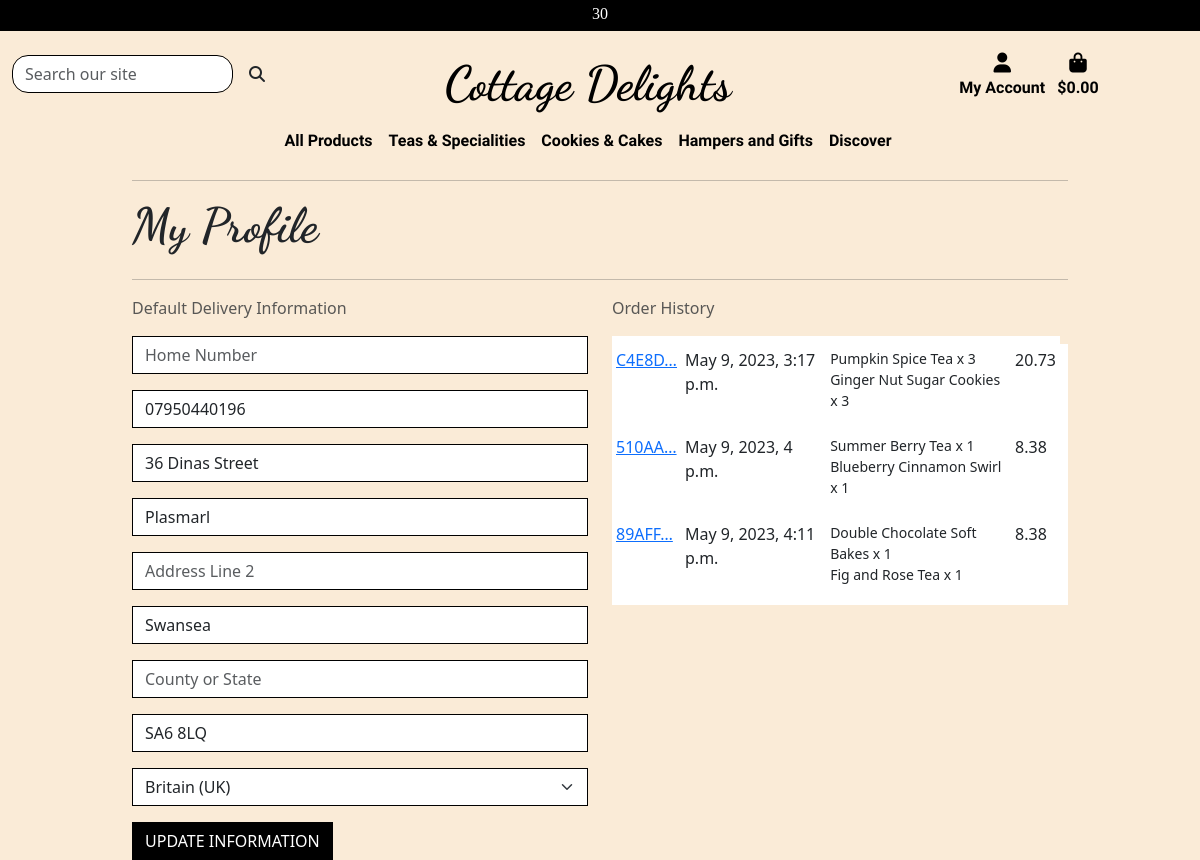
The page /userprofile/ (signed in) on the database as committed earlier.
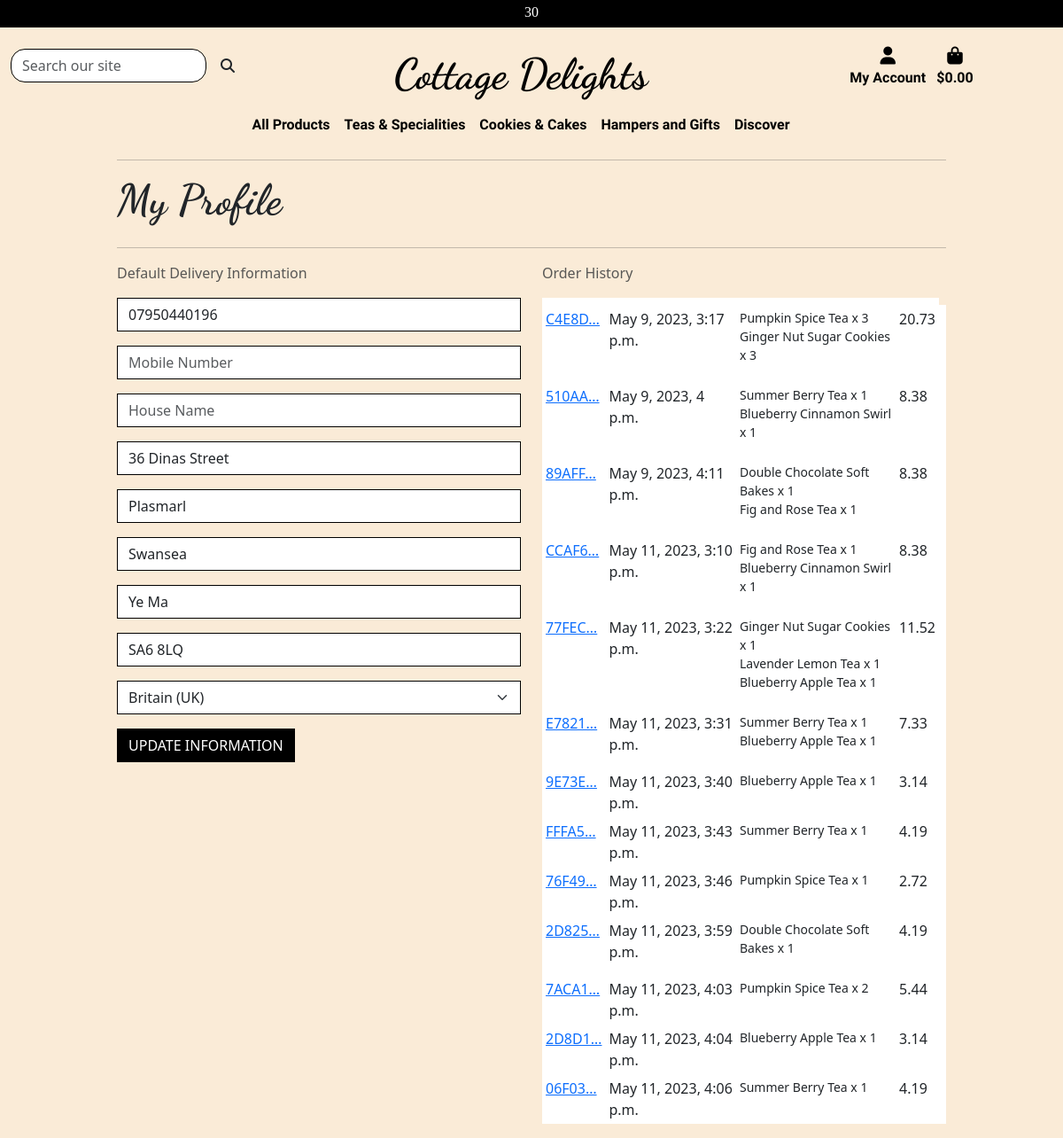
The same page on the database as committed later.
### userprofile/models.py (models this page shows, shortened)
class UserProfile(models.Model):
    user = models.OneToOneField(User, on_delete=models.CASCADE)
    default_home_number = models.CharField(
        max_length=20, null=True, blank=True)
    default_mobile_number = models.CharField(
        max_length=20, null=True, blank=True)
    default_house_name = models.CharField(max_length=20, null=True, blank=True)
    default_address_line_1 = models.CharField(
        max_length=80, null=True, blank=True)
    default_address_line_2 = models.CharField(
        max_length=80, null=True, blank=True)
    default_town_city = models.CharField(max_length=40, null=True, blank=True)
    default_county = models.CharField(max_length=80, null=True, blank=True)
    default_postcode = models.CharField(max_length=20, null=True, blank=True)
    default_country = CountryField(
        blank_label='Country', null=True, blank=True)

### checkout/models.py (models this page shows, shortened)
class OrderRecord(models.Model):
    order_number = models.CharField(max_length=50, null=False, editable=False)
    userprofile = models.ForeignKey(
        UserProfile, on_delete=models.SET_NULL,
        null=True, blank=True, related_name='orders')
    full_name = models.CharField(max_length=65, null=False, blank=False)
    email = models.EmailField(max_length=300, null=False, blank=False)
    mobile_number = models.CharField(max_length=20, null=True, blank=True)
    home_number = models.CharField(max_length=20, null=False, blank=False)
    house_name = models.CharField(max_length=30, null=True, blank=True)
    address_line_1 = models.CharField(max_length=80, null=False, blank=False)
    address_line_2 = models.CharField(max_length=80, null=True, blank=True)
    town_city = models.CharField(max_length=40, null=False, blank=False)
    county = models.CharField(max_length=40, null=True, blank=True)
    country = CountryField(blank_label='Country *', null=False, blank=False)
    postcode = models.CharField(max_length=10, null=False, blank=False)
    shopping_cart = models.TextField(null=False, blank=False, default='')
    order_total = models.DecimalField(
        max_digits=10, decimal_places=2, null=False, default=0)
    delivery_cost = models.DecimalField(
        max_digits=6, decimal_places=2, null=False, default=0)
    grand_total = models.DecimalField(
        max_digits=10, decimal_places=2, default=0)
    date = models.DateTimeField(auto_now_add=True)
    stripe_pid = models.CharField(
        max_length=254, null=False, blank=False, default='')

class OrderLineItem(models.Model):
    order = models.ForeignKey(
        OrderRecord, null=False, blank=False,
        on_delete=models.CASCADE, related_name='lineitems')
    product = models.ForeignKey(
        Product, null=False, blank=False, on_delete=models.CASCADE)
    quantity = models.IntegerField(null=False, blank=False, default=0)
    lineitem_total = models.DecimalField(
        max_digits=6, decimal_places=2,
        null=False, blank=False, editable=False)

### products/models.py (models this page shows, shortened)
class Product(models.Model):
    category = models.ForeignKey(
        'category', null=True, blank=True, on_delete=models.SET_NULL)
    sku = models.CharField(max_length=100)
    name = models.CharField(max_length=250, null=True, blank=True)
    description = models.TextField()
    ingredients = models.CharField(max_length=450)
    weight = models.CharField(max_length=10, null=True, blank=True)
    storage = models.TextField(null=True, blank=True)
    price = models.DecimalField(max_digits=6, decimal_places=2)
    rating = models.DecimalField(
        max_digits=6, decimal_places=2, null=True, blank=True)
    image_url = models.URLField(max_length=1024, null=True, blank=True)
    image = models.ImageField(null=True, blank=True)

### userprofile/views.py (the view)
# urls.py: path('userprofile/', include('userprofile.urls')),
@login_required
def userprofile(request):
    profile = get_object_or_404(UserProfile, user=request.user)
    if request.method == 'POST':
        form = UserProfileForm(request.POST, instance=profile)
        if form.is_valid():
            form.save()
        else:
            messages.error(request, 'Failed to Add')
    else:
        form = UserProfileForm(instance=profile)
    orders = profile.orders.all()
    template = 'userprofile/profile.html'
    context = {
        'form': form,
        'orders': orders,
        'on_profile_page': True
    }
    return render(request, template, context)

### cart/contexts.py (called while the page is built, shortened)
def cart_contents(request):
    cart_items = []
    total = 0
    product_quant = 0
    cart = request.session.get('cart', {})
    if total < settings.FREE_DELIVERY_THRESHOLD:
        delivery = total * Decimal(settings.STANDARD_DELIVERY_PERCENTAGE / 100)
        free_delivery_delta = settings.FREE_DELIVERY_THRESHOLD - total
    else:
        delivery = 0
        free_delivery_delta = 0
    grand_total = delivery + total
    context = {
        'cart_items': cart_items,
        'total': total,
        'product_quant': product_quant,
        'delivery': delivery,
        'free_delivery_delta': free_delivery_delta,
        'free_delivery_threshold': settings.FREE_DELIVERY_THRESHOLD,
        'grand_total': grand_total,
    }
    return context

### wishlist/contexts.py (called while the page is built, shortened)
def wishlist_contents(request):
    wishlist_items = []
    total = 0
    product_quant = 0
    wishlist = request.session.get('wishlist', {})
    context = {
        'wishlist_items': wishlist_items,
        'product_quant': product_quant,
        'total': total,
    }
    return context

### userprofile/templates/userprofile/profile.html (shortened to what this page needs)
{% extends "base.html" %}
{% load static %}
{% block page_header %}
    <div class="container header-container">
    </div>
{% endblock %}
{% block content %}
    <div class="overlay"></div>
    <div class="container">
        <div class="row">
            <div class="col">
                <hr>
                <h2 class="logo-font mb-4">My Profile</h2>
                <hr>
            </div>
        </div>
        <div class="row">
            <div class="col-12 col-lg-6">
                <p class="text-muted">Default Delivery Information</p>
                <form class="mt-3" action="{% url 'userprofile' %}" method="POST" id="profile-update-form">
                    {{ form|crispy }}
                    <button class="btn btn-black rounded-0 text-uppercase float-right">Update Information</button>
                </form>
            </div>
            <div class="col-12 col-lg-6">
                <p class="text-muted">Order History</p>
                <div class="order-history table-responsive">
                    <table class="table table-sm table-borderless">
                        <thead>
                            <tr>
                                <th></th>
                                <th></th>
                                <th></th>
                                <th></th>
                            </tr>
                        </thead>
                        <tbody>
                            {% for order in orders %}
                            <tr>
                                <td>
                                    <a href="{% url 'order_history' order.order_number %}" title="{{ order.order_number }}">{{ order.order_number|truncatechars:6 }}</a>
                                </td>
                                <td>{{ order.date }}</td>
                                <td>
                                    <ul class="list-unstyled">
                                        {% for item in order.lineitems.all %}
                                        <li class="small">
                                        {{ item.product.name }} x {{ item.quantity }}
                                        </li>
                                        {% endfor %}
                                    </ul>
                                </td>
                                <td>{{ order.grand_total }}</td>
                                <td></td>
                            </tr>
                            {% endfor %}
                        </tbody>
                    </table>
                </div>
            </div>
        </div>
{% endblock %}

### templates/base.html (shortened to what this page needs)
{% load static %}
<!DOCTYPE html>
<html lang="en">
<head>
    {% block corecss %}
    <link href="https://cdn.jsdelivr.net/npm/bootstrap@5.3.0-alpha3/dist/css/bootstrap.min.css" rel="stylesheet">
    <link rel="stylesheet" href="{% static 'css/base.css' %}">
    {% endblock %}
</head>
<body>
    <header class="container-fluid header-bg fixed-top mt-0 mb-3 pt-0 gx-0 mx-0">
        <div id="topnav" class="row d-lg-flex headingdiv gx-0 mx-0">
        <div class="free-shipping bg-black text-white my-auto row gx-0 mx-0">
            <div class="col-12 col-md-6 pt-1 mx-auto">
                <span><h6 class="text-center">{{ free_delivery_threshold }}</h6></span>
            </div>
    </div>
        <div class="row pt-lg-2 d-lg-flex gx-0 mx-0">
        <div class="row">
             <div class="col-md-4 col-lg-3 py-1 py-lg-0 mt-3 d-sm-none d-md-block d-lg-block">
                <form method="GET" action="{% url 'products' %}">
                    <div class="input-group w-100">
                        <input class="form-control border border-black rounded-4" type="text" name="q" placeholder="Search our site">
                        <div class="input-group-append">
                            <button class="form-control btn rounded-4" type="submit">
                                <span class="icon">
                                    <i class="fas fa-search"></i>
                                </span>
                            </button>
                        </div>
                    </div>
                </form>
            </div>
            <div class="col-12 col-lg-6 py-1 py-lg-0 mt-3 text-center text-lg-left">
                <a href="{% url 'home' %}" class="nav-link main-logo-link">
                    <h2 class="logo-font text-black my-0">Cottage Delights</h2>
                </a>
            </div>
            <div class="col-lg-3 my-auto py-1 py-lg-0 d-sm-none d-md-block">
                <ul class="list-inline list-unstyled text-center text-lg-right my-0">
                    <li class="list-inline-item dropdown">
                        <a class="text-black nav-link" href="#" id="user-options" data-bs-toggle="dropdown" aria-haspopup="true" aria-expanded="false">
                            <div class="text-center">
                                <div><i class="fas fa-user fa-lg"></i></div>
                                <p class="my-0">My Account</p>
                            </div>
                        </a>
                    </li>
                    <li class="list-inline-item">
                        <a class="{% if grand_total %}text-info font-weight-bold{% else %}text-black{% endif %} nav-link" href="{% url 'view_cart' %}">
                            <div class="text-center">
                                <div><i class="fas fa-shopping-bag fa-lg"></i></div>
                                <p class="my-0">
                                    {% if grand_total %}
                                        ${{ grand_total|floatformat:2 }}
                                    {% else %}
                                        $0.00
                                    {% endif %}
                                </p>
                            </div>
                        </a>
                    </li>
                </ul>
            </div>
            </div></div>
        <div class="row header-bg">
            <nav class="navbar navbar-expand-lg navbar-light w-100">
                {% include 'includes/main_navigation.html' %}
            </nav>
        </div>
    </header>
    {% block page_header %}
    {% endblock %}
    {% block content %}
    {% endblock %}
</body>
</html>

### templates/includes/main_navigation.html (shortened to what this page needs)
<div class="collapse navbar-collapse" id="main-nav">
    <ul class="navbar-nav w-auto mx-auto">
        <li class="nav-item dropdown">
            <a class="logo-font font-weight-bold nav-link text-black" href="#" id="all-products-link" data-bs-toggle="dropdown" aria-haspopup="true" aria-expanded="false">
                All Products
            </a>
        </li>
        <li class="nav-item dropdown">
            <a class="logo-font font-weight-bold nav-link text-black" href="#" id="clothing-link" data-bs-toggle="dropdown" aria-haspopup="true" aria-expanded="false">
                Teas &amp; Specialities
            </a>
        </li>
        <li class="nav-item dropdown">
            <a class="logo-font font-weight-bold nav-link text-black" href="#" id="homeware-link" data-bs-toggle="dropdown" aria-haspopup="true" aria-expanded="false">
                Cookies &amp; Cakes
            </a>
        </li>
        <li class="nav-item dropdown">
            <a class="logo-font font-weight-bold nav-link text-black" href="#" id="clothing-link" data-bs-toggle="dropdown" aria-haspopup="true" aria-expanded="false">
                Hampers and Gifts
            </a>
        </li>
        <li class="nav-item dropdown">
            <a class="logo-font font-weight-bold nav-link text-black" href="#" id="clothing-link" data-bs-toggle="dropdown" aria-haspopup="true" aria-expanded="false">
                Discover
            </a>
        </li>
    </ul>
</div>

### static/css/base.css (style rules this page uses)
html { height: 100%; margin: 0; padding: 0; box-sizing: content-box; }
body { width: 100%; background-image: url('/media/elaine-howlin-FEpNmWh1fMc-unsplash.jpg'); background-repeat: no-repeat; background-size: cover; background-color: rgb(247, 235, 235); height: calc(76vh - 164px); }
.overlay { height: 100%; width: 100%; background-color: antiquewhite; z-index: -1; top: 0; left: 0; position: fixed; }
.header-container { padding-top: 164px; width: 100%; }
header.header-bg { background-color: antiquewhite; }
h2.logo-font { font-family: 'Dancing Script', serif; font-weight: 700; font-size: 3em; }
a.nav-link { font-family: 'Petrona', serif; font-weight: 700; }
.icon { align-items: center; display: inline-flex; justify-content: center; height: 1.5rem; width: 1.5rem; }
.btn-black { background: black; color: white; }
div.free-shipping { z-index: 9000; font-family: 'Arbutus Slab', serif; font-weight: 400; }
@media (min-width: 1200px) { .container { max-width: 80%; } }
@media (min-width: 992px) { .header-container { padding-top: 164px; } }

Rows that differ between the two databases and show on the page:
changed UserProfile "36 Dinas Street": default_home_number (not shown) → "07950440196"; default_mobile_number "07950440196" → (not shown); default_house_name "36 Dinas Street" → (not shown); default_address_line_1 "Plasmarl" → "36 Dinas Street"; default_address_line_2 (not shown) → "Plasmarl"; default_county (not shown) → "Ye Ma"
added OrderRecord: order_number "CCAF6…", date "May 11, 2023, 3:10 p.m.", grand_total "8.38"
added OrderLineItem: product.name "Fig and Rose Tea", quantity "1", shown under "CCAF6…"
added OrderLineItem: product.name "Blueberry Cinnamon Swirl", quantity "1", shown under "CCAF6…"
added OrderRecord: order_number "77FEC…", date "May 11, 2023, 3:22 p.m.", grand_total "11.52"
added OrderLineItem: product.name "Ginger Nut Sugar Cookies", quantity "1", shown under "77FEC…"
added OrderLineItem: product.name "Lavender Lemon Tea", quantity "1", shown under "77FEC…"
added OrderLineItem: product.name "Blueberry Apple Tea", quantity "1", shown under "77FEC…"
added OrderRecord: order_number "E7821…", date "May 11, 2023, 3:31 p.m.", grand_total "7.33"
added OrderLineItem: product.name "Summer Berry Tea", quantity "1", shown under "E7821…"
added OrderLineItem: product.name "Blueberry Apple Tea", quantity "1", shown under "E7821…"
added OrderRecord: order_number "9E73E…", date "May 11, 2023, 3:40 p.m.", grand_total "3.14"
added OrderLineItem: product.name "Blueberry Apple Tea", quantity "1", shown under "9E73E…"
added OrderRecord: order_number "FFFA5…", date "May 11, 2023, 3:43 p.m.", grand_total "4.19"
added OrderLineItem: product.name "Summer Berry Tea", quantity "1", shown under "FFFA5…"
added OrderRecord: order_number "76F49…", date "May 11, 2023, 3:46 p.m.", grand_total "2.72"
added OrderLineItem: product.name "Pumpkin Spice Tea", quantity "1", shown under "76F49…"
added OrderRecord: order_number "2D825…", date "May 11, 2023, 3:59 p.m.", grand_total "4.19"
added OrderLineItem: product.name "Double Chocolate Soft Bakes", quantity "1", shown under "2D825…"
added OrderRecord: order_number "7ACA1…", date "May 11, 2023, 4:03 p.m.", grand_total "5.44"
added OrderLineItem: product.name "Pumpkin Spice Tea", quantity "2", shown under "7ACA1…"
added OrderRecord: order_number "2D8D1…", date "May 11, 2023, 4:04 p.m.", grand_total "3.14"
added OrderLineItem: product.name "Blueberry Apple Tea", quantity "1", shown under "2D8D1…"
added OrderRecord: order_number "06F03…", date "May 11, 2023, 4:06 p.m.", grand_total "4.19"
added OrderLineItem: product.name "Summer Berry Tea", quantity "1", shown under "06F03…"
